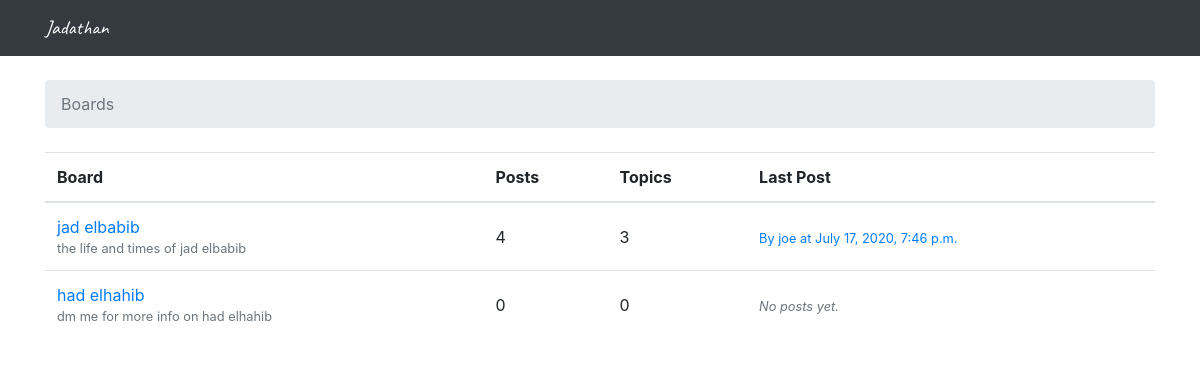
The page / on the database its author committed.
### messageboard/models.py (models this page shows, shortened)
class Board(models.Model):
    name = models.CharField(max_length=30, unique=True)
    description = models.CharField(max_length=100)
    def get_posts_count(self):
        return Post.objects.filter(topic__board=self).count()
    def get_last_post(self):
        return Post.objects.filter(topic__board=self).order_by('-created_at').first()

class Post(models.Model):
    message = models.TextField(max_length=4000)
    topic = models.ForeignKey(Topic, related_name='posts', on_delete=models.CASCADE)
    created_at = models.DateTimeField(auto_now_add=True)
    updated_at = models.DateTimeField(null=True)
    created_by = models.ForeignKey(User, related_name='posts', on_delete=models.CASCADE)
    updated_by = models.ForeignKey(User, null=True, related_name='+', on_delete=models.CASCADE)

### messageboard/views.py (the view)
# urls.py: path('', views.home, name='home'),
def home(request):
    boards = Board.objects.all()
    return render(request, 'home.html', {'boards': boards})

### messageboard/templates/home.html
{% extends 'base.html' %}
{% block breadcrumb %}
  <li class="breadcrumb-item active">Boards</li>
{% endblock %}
{% block content %}
  <table class="table">
    <thead class="thead-inverse">
      <tr>
        <th>Board</th>
        <th>Posts</th>
        <th>Topics</th>
        <th>Last Post</th>
      </tr>
    </thead>
    <tbody>
      {% for board in boards %}
        <tr>
          <td>
            <a href="{% url 'board_topics' board.pk %}">{{ board.name }}</a>
            <small class="text-muted d-block">{{ board.description }}</small>
          </td>
          <td class="align-middle">
            {{ board.get_posts_count }}
          </td>
          <td class="align-middle">
            {{ board.topics.count }}
          </td>
          <td class="align-middle">
            {% with post=board.get_last_post %}
              {% if post %}
              <small>
                <a href="{% url 'topic_posts' board.pk post.topic.pk %}">
                  By {{ post.created_by.username }} at {{ post.created_at }}
                </a>
              </small>
            {% else %}
              <small class="text-muted">
                <em>No posts yet.</em>
              </small>
            {% endif %}
            {% endwith %}
          </td>
        </tr>
      {% endfor %}
    </tbody>
  </table>
{% endblock %}

### messageboard/templates/base.html (shortened to what this page needs)
{% load static %}<!DOCTYPE html>
<html>
  <head>
    <link rel="stylesheet" href="{% static 'messageboard/bootstrap.min.css' %}">
    <link rel="stylesheet" href="{% static 'messageboard/app.css' %}">
  </head>
  <body>
    <nav class="navbar navbar-expand-lg navbar-dark bg-dark">
        <div class="container">
          <a class="navbar-brand" href="{% url 'home' %}">Jadathan</a>
        </div>
    </nav>
    <div class="container">
      <ol class="breadcrumb my-4">
        {% block breadcrumb %}
        {% endblock %}
      </ol>
      {% block content %}
      {% endblock %}
    </div>
  </body>
</html>

### messageboard/static/messageboard/app.css (style rules this page uses)
.navbar-brand { font-family: 'Caveat', cursive; }

### rows shown on the page
Board: name "jad elbabib", description "the life and times of jad elbabib", get_posts_count "4", topics.count "3", get_last_post.created_by.username "joe", get_last_post.created_at "July 17, 2020, 7:46 p.m."
Board: name "had elhahib", description "dm me for more info on had elhahib", get_posts_count "0", topics.count "0", shows "No posts yet."
